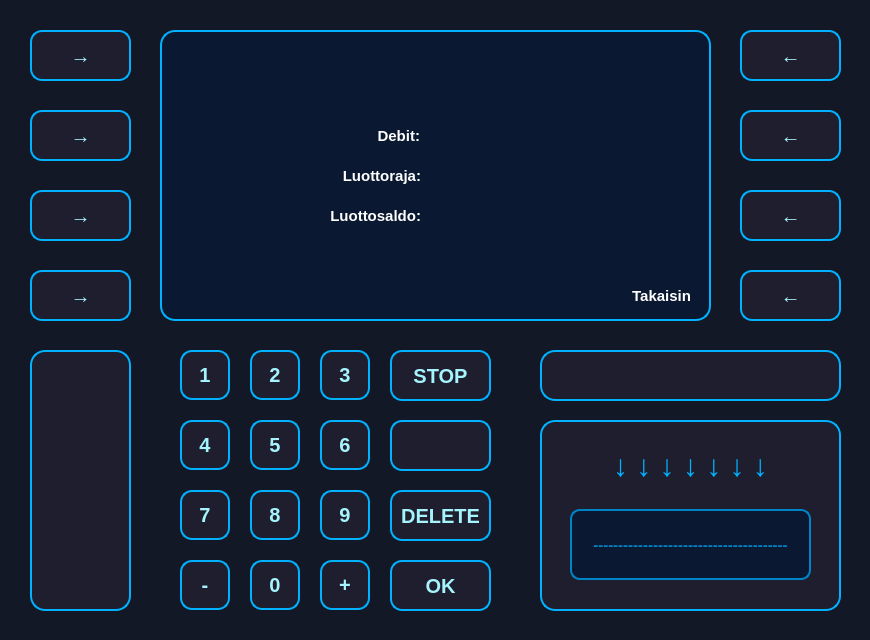
 <widget class="QDialog" name="BalanceWindow">
  <property name="geometry">
   <rect>
    <x>0</x>
    <y>0</y>
    <width>870</width>
    <height>640</height>
   </rect>
  </property>
  <property name="windowTitle">
   <string>Dialog</string>
  </property>
  <property name="styleSheet">
   <string notr="true">QDialog, QWidget {
    background-color: #121826;
}</string>
  </property>
  <widget class="QPushButton" name="btnBack">
   <property name="geometry">
    <rect>
     <x>740</x>
     <y>270</y>
     <width>101</width>
     <height>51</height>
    </rect>
   </property>
   <property name="styleSheet">
    <string notr="true">QPushButton {
    background-color: #1E1E2E;
    color: #A5F3FC;
    font-size: 20px;
    font-weight: bold;
    border: 2px solid #00B2FF;
    border-radius: 12px;
    padding: 10px;
    box-shadow: 0px 4px 10px rgba(0, 178, 255, 0.3);
    transition: all 0.2s ease-in-out;
}

QPushButton:hover {
    background-color: #00B2FF;
    color: #1E1E2E;
    border: 2px solid #A5F3FC;
    box-shadow: 0px 4px 15px rgba(165, 243, 252, 0.6);
    transform: scale(1.05);
}

QPushButton:pressed {
    background-color: #0084C9;
    color: #FFFFFF;
    box-shadow: inset 0px 4px 8px rgba(0, 0, 0, 0.5);
    transform: scale(0.95);
}
</string>
   </property>
   <property name="text">
    <string>←</string>
   </property>
  </widget>
  <widget class="QPushButton" name="btn_5">
   <property name="geometry">
    <rect>
     <x>250</x>
     <y>420</y>
     <width>50</width>
     <height>50</height>
    </rect>
   </property>
   <property name="font">
    <font>
     <pointsize>-1</pointsize>
     <bold>true</bold>
     <kerning>true</kerning>
    </font>
   </property>
   <property name="styleSheet">
    <string notr="true">QPushButton {
    background-color: #1E1E2E;
    color: #A5F3FC;
    font-size: 20px;
    font-weight: bold;
    border: 2px solid #00B2FF;
    border-radius: 12px;
    padding: 10px;
    box-shadow: 0px 4px 10px rgba(0, 178, 255, 0.3);
    transition: all 0.2s ease-in-out;
}

QPushButton:hover {
    background-color: #00B2FF;
    color: #1E1E2E;
    border: 2px solid #A5F3FC;
    box-shadow: 0px 4px 15px rgba(165, 243, 252, 0.6);
    transform: scale(1.05);
}

QPushButton:pressed {
    background-color: #0084C9;
    color: #FFFFFF;
    box-shadow: inset 0px 4px 8px rgba(0, 0, 0, 0.5);
    transform: scale(0.95);
}
</string>
   </property>
   <property name="text">
    <string>5</string>
   </property>
  </widget>
  <widget class="QPushButton" name="btn_2">
   <property name="geometry">
    <rect>
     <x>250</x>
     <y>350</y>
     <width>50</width>
     <height>50</height>
    </rect>
   </property>
   <property name="font">
    <font>
     <pointsize>-1</pointsize>
     <bold>true</bold>
     <kerning>true</kerning>
    </font>
   </property>
   <property name="styleSheet">
    <string notr="true">QPushButton {
    background-color: #1E1E2E;
    color: #A5F3FC;
    font-size: 20px;
    font-weight: bold;
    border: 2px solid #00B2FF;
    border-radius: 12px;
    padding: 10px;
    box-shadow: 0px 4px 10px rgba(0, 178, 255, 0.3);
    transition: all 0.2s ease-in-out;
}

QPushButton:hover {
    background-color: #00B2FF;
    color: #1E1E2E;
    border: 2px solid #A5F3FC;
    box-shadow: 0px 4px 15px rgba(165, 243, 252, 0.6);
    transform: scale(1.05);
}

QPushButton:pressed {
    background-color: #0084C9;
    color: #FFFFFF;
    box-shadow: inset 0px 4px 8px rgba(0, 0, 0, 0.5);
    transform: scale(0.95);
}
</string>
   </property>
   <property name="text">
    <string>2</string>
   </property>
  </widget>
  <widget class="QPushButton" name="btnEmpty">
   <property name="geometry">
    <rect>
     <x>740</x>
     <y>190</y>
     <width>101</width>
     <height>51</height>
    </rect>
   </property>
   <property name="layoutDirection">
    <enum>Qt::LayoutDirection::LeftToRight</enum>
   </property>
   <property name="autoFillBackground">
    <bool>false</bool>
   </property>
   <property name="styleSheet">
    <string notr="true">QPushButton {
    background-color: #1E1E2E;
    color: #A5F3FC;
    font-size: 20px;
    font-weight: bold;
    border: 2px solid #00B2FF;
    border-radius: 12px;
    padding: 10px;
    box-shadow: 0px 4px 10px rgba(0, 178, 255, 0.3);
    transition: all 0.2s ease-in-out;
}

QPushButton:hover {
    background-color: #00B2FF;
    color: #1E1E2E;
    border: 2px solid #A5F3FC;
    box-shadow: 0px 4px 15px rgba(165, 243, 252, 0.6);
    transform: scale(1.05);
}

QPushButton:pressed {
    background-color: #0084C9;
    color: #FFFFFF;
    box-shadow: inset 0px 4px 8px rgba(0, 0, 0, 0.5);
    transform: scale(0.95);
}
</string>
   </property>
   <property name="text">
    <string>←</string>
   </property>
  </widget>
  <widget class="QPushButton" name="btn_6">
   <property name="geometry">
    <rect>
     <x>320</x>
     <y>420</y>
     <width>50</width>
     <height>50</height>
    </rect>
   </property>
   <property name="font">
    <font>
     <pointsize>-1</pointsize>
     <bold>true</bold>
     <kerning>true</kerning>
    </font>
   </property>
   <property name="styleSheet">
    <string notr="true">QPushButton {
    background-color: #1E1E2E;
    color: #A5F3FC;
    font-size: 20px;
    font-weight: bold;
    border: 2px solid #00B2FF;
    border-radius: 12px;
    padding: 10px;
    box-shadow: 0px 4px 10px rgba(0, 178, 255, 0.3);
    transition: all 0.2s ease-in-out;
}

QPushButton:hover {
    background-color: #00B2FF;
    color: #1E1E2E;
    border: 2px solid #A5F3FC;
    box-shadow: 0px 4px 15px rgba(165, 243, 252, 0.6);
    transform: scale(1.05);
}

QPushButton:pressed {
    background-color: #0084C9;
    color: #FFFFFF;
    box-shadow: inset 0px 4px 8px rgba(0, 0, 0, 0.5);
    transform: scale(0.95);
}
</string>
   </property>
   <property name="text">
    <string>6</string>
   </property>
  </widget>
  <widget class="QLabel" name="txtBack">
   <property name="geometry">
    <rect>
     <x>550</x>
     <y>270</y>
     <width>141</width>
     <height>51</height>
    </rect>
   </property>
   <property name="styleSheet">
    <string notr="true">font-size: 15px;
color: white;
font-weight: bold;
background-color: transparent;
text-transform: uppercase;</string>
   </property>
   <property name="text">
    <string>Takaisin</string>
   </property>
   <property name="alignment">
    <set>Qt::AlignmentFlag::AlignRight|Qt::AlignmentFlag::AlignTrailing|Qt::AlignmentFlag::AlignVCenter</set>
   </property>
  </widget>
  <widget class="QPushButton" name="btn_14">
   <property name="geometry">
    <rect>
     <x>390</x>
     <y>490</y>
     <width>101</width>
     <height>51</height>
    </rect>
   </property>
   <property name="font">
    <font>
     <pointsize>-1</pointsize>
     <bold>true</bold>
     <kerning>true</kerning>
    </font>
   </property>
   <property name="styleSheet">
    <string notr="true">QPushButton {
    background-color: #1E1E2E;
    color: #A5F3FC;
    font-size: 20px;
    font-weight: bold;
    border: 2px solid #00B2FF;
    border-radius: 12px;
    padding: 10px;
    box-shadow: 0px 4px 10px rgba(0, 178, 255, 0.3);
    transition: all 0.2s ease-in-out;
}

QPushButton:hover {
    background-color: #00B2FF;
    color: #1E1E2E;
    border: 2px solid #A5F3FC;
    box-shadow: 0px 4px 15px rgba(165, 243, 252, 0.6);
    transform: scale(1.05);
}

QPushButton:pressed {
    background-color: #0084C9;
    color: #FFFFFF;
    box-shadow: inset 0px 4px 8px rgba(0, 0, 0, 0.5);
    transform: scale(0.95);
}
</string>
   </property>
   <property name="text">
    <string>DELETE</string>
   </property>
  </widget>
  <widget class="QLabel" name="cardSlotBorder">
   <property name="geometry">
    <rect>
     <x>570</x>
     <y>509</y>
     <width>241</width>
     <height>71</height>
    </rect>
   </property>
   <property name="styleSheet">
    <string notr="true">QLabel#cardSlotBorder {
	font-size: 15px;
	color: #0084C9;
	font-weight: bold;
    background-color: #0A1931;
    border: 2px solid #0084C9;
    border-radius: 10px;
    min-width: 140px;
    min-height: 20px;
}

</string>
   </property>
   <property name="text">
    <string>---------------------------------------</string>
   </property>
   <property name="alignment">
    <set>Qt::AlignmentFlag::AlignCenter</set>
   </property>
  </widget>
  <widget class="QPushButton" name="btn_11">
   <property name="geometry">
    <rect>
     <x>180</x>
     <y>560</y>
     <width>50</width>
     <height>50</height>
    </rect>
   </property>
   <property name="font">
    <font>
     <pointsize>-1</pointsize>
     <bold>true</bold>
     <kerning>true</kerning>
    </font>
   </property>
   <property name="styleSheet">
    <string notr="true">QPushButton {
    background-color: #1E1E2E;
    color: #A5F3FC;
    font-size: 20px;
    font-weight: bold;
    border: 2px solid #00B2FF;
    border-radius: 12px;
    padding: 10px;
    box-shadow: 0px 4px 10px rgba(0, 178, 255, 0.3);
    transition: all 0.2s ease-in-out;
}

QPushButton:hover {
    background-color: #00B2FF;
    color: #1E1E2E;
    border: 2px solid #A5F3FC;
    box-shadow: 0px 4px 15px rgba(165, 243, 252, 0.6);
    transform: scale(1.05);
}

QPushButton:pressed {
    background-color: #0084C9;
    color: #FFFFFF;
    box-shadow: inset 0px 4px 8px rgba(0, 0, 0, 0.5);
    transform: scale(0.95);
}
</string>
   </property>
   <property name="text">
    <string>-</string>
   </property>
  </widget>
  <widget class="QLabel" name="cardArrow">
   <property name="geometry">
    <rect>
     <x>570</x>
     <y>430</y>
     <width>241</width>
     <height>71</height>
    </rect>
   </property>
   <property name="styleSheet">
    <string notr="true">QLabel#cardArrow {
    font-size: 30px;
    color: #00B2FF;
    font-weight: bold;
    text-align: center;
    min-width: 30px;
    min-height: 30px;
	background-color: transparent;
}
</string>
   </property>
   <property name="text">
    <string>↓ ↓ ↓ ↓ ↓ ↓ ↓</string>
   </property>
   <property name="alignment">
    <set>Qt::AlignmentFlag::AlignCenter</set>
   </property>
  </widget>
  <widget class="QLabel" name="cardSlot_3">
   <property name="geometry">
    <rect>
     <x>30</x>
     <y>350</y>
     <width>101</width>
     <height>261</height>
    </rect>
   </property>
   <property name="styleSheet">
    <string notr="true">QLabel#cardSlot_3 {
    background-color: #1E1E2E;
    border: 2px solid #00B2FF;
    border-radius: 15px;
    text-align: center;
    color: #A5F3FC;
    font-size: 16px;
    font-weight: bold;
    box-shadow: inset 0px 5px 10px rgba(0, 0, 0, 0.6);
}
</string>
   </property>
   <property name="text">
    <string/>
   </property>
  </widget>
  <widget class="QPushButton" name="btn_15">
   <property name="geometry">
    <rect>
     <x>390</x>
     <y>420</y>
     <width>101</width>
     <height>51</height>
    </rect>
   </property>
   <property name="font">
    <font>
     <pointsize>-1</pointsize>
     <bold>true</bold>
     <kerning>true</kerning>
    </font>
   </property>
   <property name="styleSheet">
    <string notr="true">QPushButton {
    background-color: #1E1E2E;
    color: #A5F3FC;
    font-size: 20px;
    font-weight: bold;
    border: 2px solid #00B2FF;
    border-radius: 12px;
    padding: 10px;
    box-shadow: 0px 4px 10px rgba(0, 178, 255, 0.3);
    transition: all 0.2s ease-in-out;
}

QPushButton:hover {
    background-color: #00B2FF;
    color: #1E1E2E;
    border: 2px solid #A5F3FC;
    box-shadow: 0px 4px 15px rgba(165, 243, 252, 0.6);
    transform: scale(1.05);
}

QPushButton:pressed {
    background-color: #0084C9;
    color: #FFFFFF;
    box-shadow: inset 0px 4px 8px rgba(0, 0, 0, 0.5);
    transform: scale(0.95);
}
</string>
   </property>
   <property name="text">
    <string/>
   </property>
  </widget>
  <widget class="QPushButton" name="btn_8">
   <property name="geometry">
    <rect>
     <x>250</x>
     <y>490</y>
     <width>50</width>
     <height>50</height>
    </rect>
   </property>
   <property name="font">
    <font>
     <pointsize>-1</pointsize>
     <bold>true</bold>
     <kerning>true</kerning>
    </font>
   </property>
   <property name="styleSheet">
    <string notr="true">QPushButton {
    background-color: #1E1E2E;
    color: #A5F3FC;
    font-size: 20px;
    font-weight: bold;
    border: 2px solid #00B2FF;
    border-radius: 12px;
    padding: 10px;
    box-shadow: 0px 4px 10px rgba(0, 178, 255, 0.3);
    transition: all 0.2s ease-in-out;
}

QPushButton:hover {
    background-color: #00B2FF;
    color: #1E1E2E;
    border: 2px solid #A5F3FC;
    box-shadow: 0px 4px 15px rgba(165, 243, 252, 0.6);
    transform: scale(1.05);
}

QPushButton:pressed {
    background-color: #0084C9;
    color: #FFFFFF;
    box-shadow: inset 0px 4px 8px rgba(0, 0, 0, 0.5);
    transform: scale(0.95);
}
</string>
   </property>
   <property name="text">
    <string>8</string>
   </property>
  </widget>
  <widget class="QPushButton" name="btn_7">
   <property name="geometry">
    <rect>
     <x>180</x>
     <y>490</y>
     <width>50</width>
     <height>50</height>
    </rect>
   </property>
   <property name="font">
    <font>
     <pointsize>-1</pointsize>
     <bold>true</bold>
     <kerning>true</kerning>
    </font>
   </property>
   <property name="styleSheet">
    <string notr="true">QPushButton {
    background-color: #1E1E2E;
    color: #A5F3FC;
    font-size: 20px;
    font-weight: bold;
    border: 2px solid #00B2FF;
    border-radius: 12px;
    padding: 10px;
    box-shadow: 0px 4px 10px rgba(0, 178, 255, 0.3);
    transition: all 0.2s ease-in-out;
}

QPushButton:hover {
    background-color: #00B2FF;
    color: #1E1E2E;
    border: 2px solid #A5F3FC;
    box-shadow: 0px 4px 15px rgba(165, 243, 252, 0.6);
    transform: scale(1.05);
}

QPushButton:pressed {
    background-color: #0084C9;
    color: #FFFFFF;
    box-shadow: inset 0px 4px 8px rgba(0, 0, 0, 0.5);
    transform: scale(0.95);
}
</string>
   </property>
   <property name="text">
    <string>7</string>
   </property>
  </widget>
  <widget class="QPushButton" name="btn_9">
   <property name="geometry">
    <rect>
     <x>320</x>
     <y>490</y>
     <width>50</width>
     <height>50</height>
    </rect>
   </property>
   <property name="font">
    <font>
     <pointsize>-1</pointsize>
     <bold>true</bold>
     <kerning>true</kerning>
    </font>
   </property>
   <property name="styleSheet">
    <string notr="true">QPushButton {
    background-color: #1E1E2E;
    color: #A5F3FC;
    font-size: 20px;
    font-weight: bold;
    border: 2px solid #00B2FF;
    border-radius: 12px;
    padding: 10px;
    box-shadow: 0px 4px 10px rgba(0, 178, 255, 0.3);
    transition: all 0.2s ease-in-out;
}

QPushButton:hover {
    background-color: #00B2FF;
    color: #1E1E2E;
    border: 2px solid #A5F3FC;
    box-shadow: 0px 4px 15px rgba(165, 243, 252, 0.6);
    transform: scale(1.05);
}

QPushButton:pressed {
    background-color: #0084C9;
    color: #FFFFFF;
    box-shadow: inset 0px 4px 8px rgba(0, 0, 0, 0.5);
    transform: scale(0.95);
}
</string>
   </property>
   <property name="text">
    <string>9</string>
   </property>
  </widget>
  <widget class="QPushButton" name="btnBack_2">
   <property name="geometry">
    <rect>
     <x>390</x>
     <y>350</y>
     <width>101</width>
     <height>51</height>
    </rect>
   </property>
   <property name="styleSheet">
    <string notr="true">QPushButton {
    background-color: #1E1E2E;
    color: #A5F3FC;
    font-size: 20px;
    font-weight: bold;
    border: 2px solid #00B2FF;
    border-radius: 12px;
    padding: 10px;
    box-shadow: 0px 4px 10px rgba(0, 178, 255, 0.3);
    transition: all 0.2s ease-in-out;
}

QPushButton:hover {
    background-color: #00B2FF;
    color: #1E1E2E;
    border: 2px solid #A5F3FC;
    box-shadow: 0px 4px 15px rgba(165, 243, 252, 0.6);
    transform: scale(1.05);
}

QPushButton:pressed {
    background-color: #0084C9;
    color: #FFFFFF;
    box-shadow: inset 0px 4px 8px rgba(0, 0, 0, 0.5);
    transform: scale(0.95);
}
</string>
   </property>
   <property name="text">
    <string>STOP</string>
   </property>
  </widget>
  <widget class="QPushButton" name="btnOK">
   <property name="geometry">
    <rect>
     <x>390</x>
     <y>560</y>
     <width>101</width>
     <height>51</height>
    </rect>
   </property>
   <property name="layoutDirection">
    <enum>Qt::LayoutDirection::LeftToRight</enum>
   </property>
   <property name="styleSheet">
    <string notr="true">QPushButton {
    background-color: #1E1E2E;
    color: #A5F3FC;
    font-size: 20px;
    font-weight: bold;
    border: 2px solid #00B2FF;
    border-radius: 12px;
    padding: 10px;
    box-shadow: 0px 4px 10px rgba(0, 178, 255, 0.3);
    transition: all 0.2s ease-in-out;
}

QPushButton:hover {
    background-color: #00B2FF;
    color: #1E1E2E;
    border: 2px solid #A5F3FC;
    box-shadow: 0px 4px 15px rgba(165, 243, 252, 0.6);
    transform: scale(1.05);
}

QPushButton:pressed {
    background-color: #0084C9;
    color: #FFFFFF;
    box-shadow: inset 0px 4px 8px rgba(0, 0, 0, 0.5);
    transform: scale(0.95);
}
</string>
   </property>
   <property name="text">
    <string>OK</string>
   </property>
  </widget>
  <widget class="QLabel" name="cardSlot">
   <property name="geometry">
    <rect>
     <x>540</x>
     <y>420</y>
     <width>301</width>
     <height>191</height>
    </rect>
   </property>
   <property name="styleSheet">
    <string notr="true">QLabel#cardSlot {
    background-color: #1E1E2E;
    border: 2px solid #00B2FF;
    border-radius: 15px;
    min-width: 160px;
    min-height: 60px;
    text-align: center;
    color: #A5F3FC;
    font-size: 16px;
    font-weight: bold;
    box-shadow: inset 0px 5px 10px rgba(0, 0, 0, 0.6);
}
</string>
   </property>
   <property name="text">
    <string/>
   </property>
  </widget>
  <widget class="QPushButton" name="btn_0">
   <property name="geometry">
    <rect>
     <x>250</x>
     <y>560</y>
     <width>50</width>
     <height>50</height>
    </rect>
   </property>
   <property name="font">
    <font>
     <pointsize>-1</pointsize>
     <bold>true</bold>
     <kerning>true</kerning>
    </font>
   </property>
   <property name="styleSheet">
    <string notr="true">QPushButton {
    background-color: #1E1E2E;
    color: #A5F3FC;
    font-size: 20px;
    font-weight: bold;
    border: 2px solid #00B2FF;
    border-radius: 12px;
    padding: 10px;
    box-shadow: 0px 4px 10px rgba(0, 178, 255, 0.3);
    transition: all 0.2s ease-in-out;
}

QPushButton:hover {
    background-color: #00B2FF;
    color: #1E1E2E;
    border: 2px solid #A5F3FC;
    box-shadow: 0px 4px 15px rgba(165, 243, 252, 0.6);
    transform: scale(1.05);
}

QPushButton:pressed {
    background-color: #0084C9;
    color: #FFFFFF;
    box-shadow: inset 0px 4px 8px rgba(0, 0, 0, 0.5);
    transform: scale(0.95);
}
</string>
   </property>
   <property name="text">
    <string>0</string>
   </property>
  </widget>
  <widget class="QListWidget" name="listWidget">
   <property name="geometry">
    <rect>
     <x>160</x>
     <y>30</y>
     <width>551</width>
     <height>291</height>
    </rect>
   </property>
   <property name="styleSheet">
    <string notr="true">QListWidget {
    background-color: #0A1931;
    border: 2px solid #00B2FF;
    border-radius: 15px;
    padding: 10px;
    color: #A5F3FC;
    font-size: 18px;
    font-weight: bold;
}
</string>
   </property>
  </widget>
  <widget class="QPushButton" name="btn_4">
   <property name="geometry">
    <rect>
     <x>180</x>
     <y>420</y>
     <width>50</width>
     <height>50</height>
    </rect>
   </property>
   <property name="font">
    <font>
     <pointsize>-1</pointsize>
     <bold>true</bold>
     <kerning>true</kerning>
    </font>
   </property>
   <property name="styleSheet">
    <string notr="true">QPushButton {
    background-color: #1E1E2E;
    color: #A5F3FC;
    font-size: 20px;
    font-weight: bold;
    border: 2px solid #00B2FF;
    border-radius: 12px;
    padding: 10px;
    box-shadow: 0px 4px 10px rgba(0, 178, 255, 0.3);
    transition: all 0.2s ease-in-out;
}

QPushButton:hover {
    background-color: #00B2FF;
    color: #1E1E2E;
    border: 2px solid #A5F3FC;
    box-shadow: 0px 4px 15px rgba(165, 243, 252, 0.6);
    transform: scale(1.05);
}

QPushButton:pressed {
    background-color: #0084C9;
    color: #FFFFFF;
    box-shadow: inset 0px 4px 8px rgba(0, 0, 0, 0.5);
    transform: scale(0.95);
}
</string>
   </property>
   <property name="text">
    <string>4</string>
   </property>
  </widget>
  <widget class="QLabel" name="cardSlot_2">
   <property name="geometry">
    <rect>
     <x>540</x>
     <y>350</y>
     <width>301</width>
     <height>51</height>
    </rect>
   </property>
   <property name="styleSheet">
    <string notr="true">QLabel#cardSlot_2 {
    background-color: #1E1E2E;
    border: 2px solid #00B2FF;
    border-radius: 15px;
    text-align: center;
    color: #A5F3FC;
    font-size: 16px;
    font-weight: bold;
    box-shadow: inset 0px 5px 10px rgba(0, 0, 0, 0.6);
}
</string>
   </property>
   <property name="text">
    <string/>
   </property>
  </widget>
  <widget class="QPushButton" name="btn_10">
   <property name="geometry">
    <rect>
     <x>320</x>
     <y>560</y>
     <width>50</width>
     <height>50</height>
    </rect>
   </property>
   <property name="font">
    <font>
     <pointsize>-1</pointsize>
     <bold>true</bold>
     <kerning>true</kerning>
    </font>
   </property>
   <property name="styleSheet">
    <string notr="true">QPushButton {
    background-color: #1E1E2E;
    color: #A5F3FC;
    font-size: 20px;
    font-weight: bold;
    border: 2px solid #00B2FF;
    border-radius: 12px;
    padding: 10px;
    box-shadow: 0px 4px 10px rgba(0, 178, 255, 0.3);
    transition: all 0.2s ease-in-out;
}

QPushButton:hover {
    background-color: #00B2FF;
    color: #1E1E2E;
    border: 2px solid #A5F3FC;
    box-shadow: 0px 4px 15px rgba(165, 243, 252, 0.6);
    transform: scale(1.05);
}

QPushButton:pressed {
    background-color: #0084C9;
    color: #FFFFFF;
    box-shadow: inset 0px 4px 8px rgba(0, 0, 0, 0.5);
    transform: scale(0.95);
}
</string>
   </property>
   <property name="text">
    <string>+</string>
   </property>
  </widget>
  <widget class="QPushButton" name="btn_3">
   <property name="geometry">
    <rect>
     <x>320</x>
     <y>350</y>
     <width>50</width>
     <height>50</height>
    </rect>
   </property>
   <property name="font">
    <font>
     <pointsize>-1</pointsize>
     <bold>true</bold>
     <kerning>true</kerning>
    </font>
   </property>
   <property name="styleSheet">
    <string notr="true">QPushButton {
    background-color: #1E1E2E;
    color: #A5F3FC;
    font-size: 20px;
    font-weight: bold;
    border: 2px solid #00B2FF;
    border-radius: 12px;
    padding: 10px;
    box-shadow: 0px 4px 10px rgba(0, 178, 255, 0.3);
    transition: all 0.2s ease-in-out;
}

QPushButton:hover {
    background-color: #00B2FF;
    color: #1E1E2E;
    border: 2px solid #A5F3FC;
    box-shadow: 0px 4px 15px rgba(165, 243, 252, 0.6);
    transform: scale(1.05);
}

QPushButton:pressed {
    background-color: #0084C9;
    color: #FFFFFF;
    box-shadow: inset 0px 4px 8px rgba(0, 0, 0, 0.5);
    transform: scale(0.95);
}
</string>
   </property>
   <property name="text">
    <string>3</string>
   </property>
  </widget>
  <widget class="QPushButton" name="btn_1">
   <property name="geometry">
    <rect>
     <x>180</x>
     <y>350</y>
     <width>50</width>
     <height>50</height>
    </rect>
   </property>
   <property name="font">
    <font>
     <pointsize>-1</pointsize>
     <bold>true</bold>
     <kerning>true</kerning>
    </font>
   </property>
   <property name="styleSheet">
    <string notr="true">QPushButton {
    background-color: #1E1E2E;
    color: #A5F3FC;
    font-size: 20px;
    font-weight: bold;
    border: 2px solid #00B2FF;
    border-radius: 12px;
    padding: 10px;
    box-shadow: 0px 4px 10px rgba(0, 178, 255, 0.3);
    transition: all 0.2s ease-in-out;
}

QPushButton:hover {
    background-color: #00B2FF;
    color: #1E1E2E;
    border: 2px solid #A5F3FC;
    box-shadow: 0px 4px 15px rgba(165, 243, 252, 0.6);
    transform: scale(1.05);
}

QPushButton:pressed {
    background-color: #0084C9;
    color: #FFFFFF;
    box-shadow: inset 0px 4px 8px rgba(0, 0, 0, 0.5);
    transform: scale(0.95);
}
</string>
   </property>
   <property name="text">
    <string>1</string>
   </property>
  </widget>
  <widget class="QLabel" name="txtDebit">
   <property name="geometry">
    <rect>
     <x>340</x>
     <y>110</y>
     <width>80</width>
     <height>51</height>
    </rect>
   </property>
   <property name="styleSheet">
    <string notr="true">font-size: 15px;
color: white;
font-weight: bold;
background-color: transparent;
text-transform: uppercase;</string>
   </property>
   <property name="text">
    <string>Debit:</string>
   </property>
   <property name="alignment">
    <set>Qt::AlignmentFlag::AlignRight|Qt::AlignmentFlag::AlignTrailing|Qt::AlignmentFlag::AlignVCenter</set>
   </property>
  </widget>
  <widget class="QPushButton" name="btnEmpty_2">
   <property name="geometry">
    <rect>
     <x>740</x>
     <y>110</y>
     <width>101</width>
     <height>51</height>
    </rect>
   </property>
   <property name="layoutDirection">
    <enum>Qt::LayoutDirection::LeftToRight</enum>
   </property>
   <property name="autoFillBackground">
    <bool>false</bool>
   </property>
   <property name="styleSheet">
    <string notr="true">QPushButton {
    background-color: #1E1E2E;
    color: #A5F3FC;
    font-size: 20px;
    font-weight: bold;
    border: 2px solid #00B2FF;
    border-radius: 12px;
    padding: 10px;
    box-shadow: 0px 4px 10px rgba(0, 178, 255, 0.3);
    transition: all 0.2s ease-in-out;
}

QPushButton:hover {
    background-color: #00B2FF;
    color: #1E1E2E;
    border: 2px solid #A5F3FC;
    box-shadow: 0px 4px 15px rgba(165, 243, 252, 0.6);
    transform: scale(1.05);
}

QPushButton:pressed {
    background-color: #0084C9;
    color: #FFFFFF;
    box-shadow: inset 0px 4px 8px rgba(0, 0, 0, 0.5);
    transform: scale(0.95);
}
</string>
   </property>
   <property name="text">
    <string>←</string>
   </property>
  </widget>
  <widget class="QPushButton" name="btnEmpty_3">
   <property name="geometry">
    <rect>
     <x>740</x>
     <y>30</y>
     <width>101</width>
     <height>51</height>
    </rect>
   </property>
   <property name="layoutDirection">
    <enum>Qt::LayoutDirection::LeftToRight</enum>
   </property>
   <property name="autoFillBackground">
    <bool>false</bool>
   </property>
   <property name="styleSheet">
    <string notr="true">QPushButton {
    background-color: #1E1E2E;
    color: #A5F3FC;
    font-size: 20px;
    font-weight: bold;
    border: 2px solid #00B2FF;
    border-radius: 12px;
    padding: 10px;
    box-shadow: 0px 4px 10px rgba(0, 178, 255, 0.3);
    transition: all 0.2s ease-in-out;
}

QPushButton:hover {
    background-color: #00B2FF;
    color: #1E1E2E;
    border: 2px solid #A5F3FC;
    box-shadow: 0px 4px 15px rgba(165, 243, 252, 0.6);
    transform: scale(1.05);
}

QPushButton:pressed {
    background-color: #0084C9;
    color: #FFFFFF;
    box-shadow: inset 0px 4px 8px rgba(0, 0, 0, 0.5);
    transform: scale(0.95);
}
</string>
   </property>
   <property name="text">
    <string>←</string>
   </property>
  </widget>
  <widget class="QPushButton" name="btnEmpty_4">
   <property name="geometry">
    <rect>
     <x>30</x>
     <y>30</y>
     <width>101</width>
     <height>51</height>
    </rect>
   </property>
   <property name="layoutDirection">
    <enum>Qt::LayoutDirection::LeftToRight</enum>
   </property>
   <property name="autoFillBackground">
    <bool>false</bool>
   </property>
   <property name="styleSheet">
    <string notr="true">QPushButton {
    background-color: #1E1E2E;
    color: #A5F3FC;
    font-size: 20px;
    font-weight: bold;
    border: 2px solid #00B2FF;
    border-radius: 12px;
    padding: 10px;
    box-shadow: 0px 4px 10px rgba(0, 178, 255, 0.3);
    transition: all 0.2s ease-in-out;
}

QPushButton:hover {
    background-color: #00B2FF;
    color: #1E1E2E;
    border: 2px solid #A5F3FC;
    box-shadow: 0px 4px 15px rgba(165, 243, 252, 0.6);
    transform: scale(1.05);
}

QPushButton:pressed {
    background-color: #0084C9;
    color: #FFFFFF;
    box-shadow: inset 0px 4px 8px rgba(0, 0, 0, 0.5);
    transform: scale(0.95);
}
</string>
   </property>
   <property name="text">
    <string>→</string>
   </property>
  </widget>
  <widget class="QPushButton" name="btnEmpty_5">
   <property name="geometry">
    <rect>
     <x>30</x>
     <y>110</y>
     <width>101</width>
     <height>51</height>
    </rect>
   </property>
   <property name="layoutDirection">
    <enum>Qt::LayoutDirection::LeftToRight</enum>
   </property>
   <property name="autoFillBackground">
    <bool>false</bool>
   </property>
   <property name="styleSheet">
    <string notr="true">QPushButton {
    background-color: #1E1E2E;
    color: #A5F3FC;
    font-size: 20px;
    font-weight: bold;
    border: 2px solid #00B2FF;
    border-radius: 12px;
    padding: 10px;
    box-shadow: 0px 4px 10px rgba(0, 178, 255, 0.3);
    transition: all 0.2s ease-in-out;
}

QPushButton:hover {
    background-color: #00B2FF;
    color: #1E1E2E;
    border: 2px solid #A5F3FC;
    box-shadow: 0px 4px 15px rgba(165, 243, 252, 0.6);
    transform: scale(1.05);
}

QPushButton:pressed {
    background-color: #0084C9;
    color: #FFFFFF;
    box-shadow: inset 0px 4px 8px rgba(0, 0, 0, 0.5);
    transform: scale(0.95);
}
</string>
   </property>
   <property name="text">
    <string>→</string>
   </property>
  </widget>
  <widget class="QPushButton" name="btnEmpty_6">
   <property name="geometry">
    <rect>
     <x>30</x>
     <y>190</y>
     <width>101</width>
     <height>51</height>
    </rect>
   </property>
   <property name="layoutDirection">
    <enum>Qt::LayoutDirection::LeftToRight</enum>
   </property>
   <property name="autoFillBackground">
    <bool>false</bool>
   </property>
   <property name="styleSheet">
    <string notr="true">QPushButton {
    background-color: #1E1E2E;
    color: #A5F3FC;
    font-size: 20px;
    font-weight: bold;
    border: 2px solid #00B2FF;
    border-radius: 12px;
    padding: 10px;
    box-shadow: 0px 4px 10px rgba(0, 178, 255, 0.3);
    transition: all 0.2s ease-in-out;
}

QPushButton:hover {
    background-color: #00B2FF;
    color: #1E1E2E;
    border: 2px solid #A5F3FC;
    box-shadow: 0px 4px 15px rgba(165, 243, 252, 0.6);
    transform: scale(1.05);
}

QPushButton:pressed {
    background-color: #0084C9;
    color: #FFFFFF;
    box-shadow: inset 0px 4px 8px rgba(0, 0, 0, 0.5);
    transform: scale(0.95);
}
</string>
   </property>
   <property name="text">
    <string>→</string>
   </property>
  </widget>
  <widget class="QPushButton" name="btnEmpty_7">
   <property name="geometry">
    <rect>
     <x>30</x>
     <y>270</y>
     <width>101</width>
     <height>51</height>
    </rect>
   </property>
   <property name="layoutDirection">
    <enum>Qt::LayoutDirection::LeftToRight</enum>
   </property>
   <property name="autoFillBackground">
    <bool>false</bool>
   </property>
   <property name="styleSheet">
    <string notr="true">QPushButton {
    background-color: #1E1E2E;
    color: #A5F3FC;
    font-size: 20px;
    font-weight: bold;
    border: 2px solid #00B2FF;
    border-radius: 12px;
    padding: 10px;
    box-shadow: 0px 4px 10px rgba(0, 178, 255, 0.3);
    transition: all 0.2s ease-in-out;
}

QPushButton:hover {
    background-color: #00B2FF;
    color: #1E1E2E;
    border: 2px solid #A5F3FC;
    box-shadow: 0px 4px 15px rgba(165, 243, 252, 0.6);
    transform: scale(1.05);
}

QPushButton:pressed {
    background-color: #0084C9;
    color: #FFFFFF;
    box-shadow: inset 0px 4px 8px rgba(0, 0, 0, 0.5);
    transform: scale(0.95);
}
</string>
   </property>
   <property name="text">
    <string>→</string>
   </property>
  </widget>
  <widget class="QLabel" name="txtCredit">
   <property name="geometry">
    <rect>
     <x>220</x>
     <y>190</y>
     <width>201</width>
     <height>51</height>
    </rect>
   </property>
   <property name="styleSheet">
    <string notr="true">font-size: 15px;
color: white;
font-weight: bold;
background-color: transparent;
text-transform: uppercase;</string>
   </property>
   <property name="text">
    <string>Luottosaldo:</string>
   </property>
   <property name="alignment">
    <set>Qt::AlignmentFlag::AlignRight|Qt::AlignmentFlag::AlignTrailing|Qt::AlignmentFlag::AlignVCenter</set>
   </property>
  </widget>
  <widget class="QLabel" name="balanceDebit">
   <property name="geometry">
    <rect>
     <x>460</x>
     <y>120</y>
     <width>250</width>
     <height>31</height>
    </rect>
   </property>
   <property name="styleSheet">
    <string notr="true">font-size: 15px;
color: white;
font-weight: bold;
background-color: transparent;
text-transform: uppercase;</string>
   </property>
   <property name="text">
    <string/>
   </property>
   <property name="alignment">
    <set>Qt::AlignmentFlag::AlignLeading|Qt::AlignmentFlag::AlignLeft|Qt::AlignmentFlag::AlignVCenter</set>
   </property>
  </widget>
  <widget class="QLabel" name="balanceCredit">
   <property name="geometry">
    <rect>
     <x>460</x>
     <y>200</y>
     <width>250</width>
     <height>31</height>
    </rect>
   </property>
   <property name="styleSheet">
    <string notr="true">font-size: 15px;
color: white;
font-weight: bold;
background-color: transparent;
text-transform: uppercase;</string>
   </property>
   <property name="text">
    <string/>
   </property>
  </widget>
  <widget class="QLabel" name="balanceCreditLimit">
   <property name="geometry">
    <rect>
     <x>460</x>
     <y>160</y>
     <width>250</width>
     <height>31</height>
    </rect>
   </property>
   <property name="styleSheet">
    <string notr="true">font-size: 15px;
color: white;
font-weight: bold;
background-color: transparent;
text-transform: uppercase;</string>
   </property>
   <property name="text">
    <string/>
   </property>
  </widget>
  <widget class="QLabel" name="txtCredit_2">
   <property name="geometry">
    <rect>
     <x>220</x>
     <y>150</y>
     <width>201</width>
     <height>51</height>
    </rect>
   </property>
   <property name="styleSheet">
    <string notr="true">font-size: 15px;
color: white;
font-weight: bold;
background-color: transparent;
text-transform: uppercase;</string>
   </property>
   <property name="text">
    <string>Luottoraja:</string>
   </property>
   <property name="alignment">
    <set>Qt::AlignmentFlag::AlignRight|Qt::AlignmentFlag::AlignTrailing|Qt::AlignmentFlag::AlignVCenter</set>
   </property>
  </widget>
  <zorder>cardSlot</zorder>
  <zorder>listWidget</zorder>
  <zorder>btnBack</zorder>
  <zorder>btn_5</zorder>
  <zorder>btn_2</zorder>
  <zorder>btnEmpty</zorder>
  <zorder>btn_6</zorder>
  <zorder>txtBack</zorder>
  <zorder>btn_14</zorder>
  <zorder>cardSlotBorder</zorder>
  <zorder>btn_11</zorder>
  <zorder>cardArrow</zorder>
  <zorder>cardSlot_3</zorder>
  <zorder>btn_15</zorder>
  <zorder>btn_8</zorder>
  <zorder>btn_7</zorder>
  <zorder>btn_9</zorder>
  <zorder>btnBack_2</zorder>
  <zorder>btnOK</zorder>
  <zorder>btn_0</zorder>
  <zorder>btn_4</zorder>
  <zorder>cardSlot_2</zorder>
  <zorder>btn_10</zorder>
  <zorder>btn_3</zorder>
  <zorder>btn_1</zorder>
  <zorder>txtDebit</zorder>
  <zorder>btnEmpty_2</zorder>
  <zorder>btnEmpty_3</zorder>
  <zorder>btnEmpty_4</zorder>
  <zorder>btnEmpty_5</zorder>
  <zorder>btnEmpty_6</zorder>
  <zorder>btnEmpty_7</zorder>
  <zorder>txtCredit</zorder>
  <zorder>balanceDebit</zorder>
  <zorder>balanceCredit</zorder>
  <zorder>balanceCreditLimit</zorder>
  <zorder>txtCredit_2</zorder>
 </widget>
